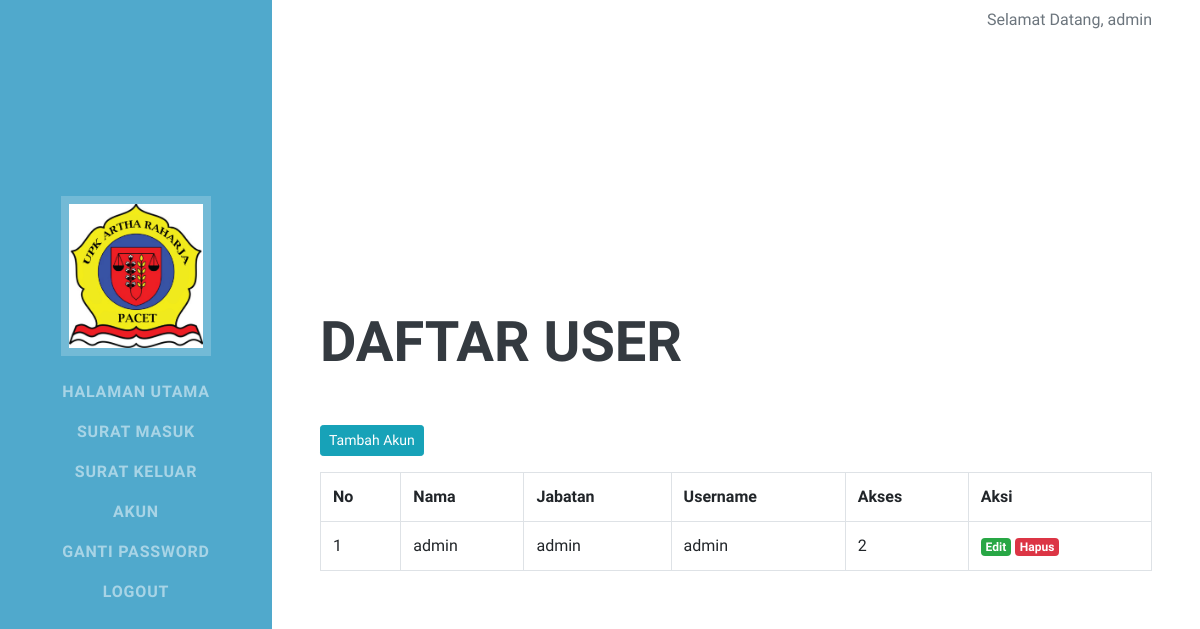
The page /akun/index.php (signed in) on the database its author committed.
### tables this page shows
CREATE TABLE `akun` (
  `id` int(4) NOT NULL,
  `nama` varchar(30) NOT NULL,
  `user_name` varchar(10) NOT NULL,
  `password` varchar(256) NOT NULL,
  `jabatan` varchar(15) NOT NULL,
  `akses` int(1) NOT NULL
);

### akun/index.php (the view, shortened to what this page needs)
<?php
	require '../koneksi.php';
	require '../header.php';
	$sql_read="SELECT *FROM akun";
	$query_read=mysqli_query($koneksi, $sql_read);
 ?>
	<div class="container-fluid p-0">
	    <section class="resume-section">
	        <div class="resume-section-content">
	            <h2 class="mb-5">Daftar User</h2>
	            <a href="tambah.php" class="btn btn-info btn-sm mb-3">Tambah Akun</a>
	            <table class="table table-bordered">
					<tr>
						<th>No</th>
						<th>Nama</th>
						<th>Jabatan</th>
						<th>Username</th>
						<th>Akses</th>
						<th>Aksi</th>
					</tr>
					<?php $no=1; while($row=mysqli_fetch_assoc($query_read)) : ?>
					<tr>
						<td><?php echo $no; ?></td>
						<td><?php echo $row['nama']; ?></td>
						<td><?php echo $row['jabatan']; ?></td>
						<td><?php echo $row['user_name']; ?></td>
						<td><?php echo $row['akses']; ?></td>
						<td>
							<a href="edit.php?id=<?php echo $row['id']; ?>" class="badge badge-success">Edit</a>
							<a onclick="return confirm('Apakah anda yakin?')" href="hapus.php?id=<?php echo $row['id']; ?>" class="badge badge-danger">Hapus</a>
						</td>
					</tr>
					<?php $no++; endwhile; ?>
				</table>
	        </div>
	    </section>
	</div>
 <?php require '../footer.php'; ?>

### header.php (shortened to what this page needs)
<?php
    require 'koneksi.php';
    $base_url="http://localhost/upk/";
    $id=$_SESSION['user']['id'];
    $query=mysqli_query($koneksi, "SELECT * FROM akun WHERE id = $id");
    $row=mysqli_fetch_assoc($query);
 ?>
<!DOCTYPE html>
<html lang="en">
    <head>
        <link href="<?php echo $base_url; ?>assets/css/styles.css" rel="stylesheet" />
    </head>
    <body id="page-top">
        <nav class="navbar navbar-expand-lg navbar-dark bg-primary fixed-top" id="sideNav">
            <a class="navbar-brand js-scroll-trigger" href="<?php  echo $base_url; ?>index.php">
                <span class="d-none d-lg-block"><img class="img-fluid img-profile mx-auto mb-2" src="<?php echo $base_url; ?>assets/img/profile.jpg" alt="" /></span>
            </a>
            <div class="collapse navbar-collapse" id="navbarSupportedContent">
                <ul class="navbar-nav">
                    <li class="nav-item"><a class="nav-link js-scroll-trigger" href="<?php echo $base_url; ?>index.php">Halaman Utama</a></li>
                    <li class="nav-item"><a class="nav-link js-scroll-trigger" href="<?php echo $base_url; ?>surat_masuk">Surat Masuk</a></li>
                    <li class="nav-item"><a class="nav-link js-scroll-trigger" href="<?php echo $base_url; ?>surat_keluar">Surat Keluar</a></li>
                    <?php if($_SESSION['user']['akses'] == 2) : ?>
                        <li class="nav-item"><a class="nav-link js-scroll-trigger" href="<?php echo $base_url; ?>akun">Akun</a></li>
                    <?php endif; ?>
                    <li class="nav-item"><a class="nav-link js-scroll-trigger" href="<?php echo $base_url; ?>ganti_password.php">Ganti Password</a></li>
                    <li class="nav-item"><a class="nav-link js-scroll-trigger" href="<?php echo $base_url; ?>logout.php">Logout</a></li>
                </ul>
            </div>
        </nav>
    <div align="right" class="mt-2 mr-5">
        <p>Selamat Datang, <?php echo $row['nama']; ?></p>
    </div>

### rows shown on the page
akun: nama "admin", jabatan "admin", user_name "admin", akses "2"
